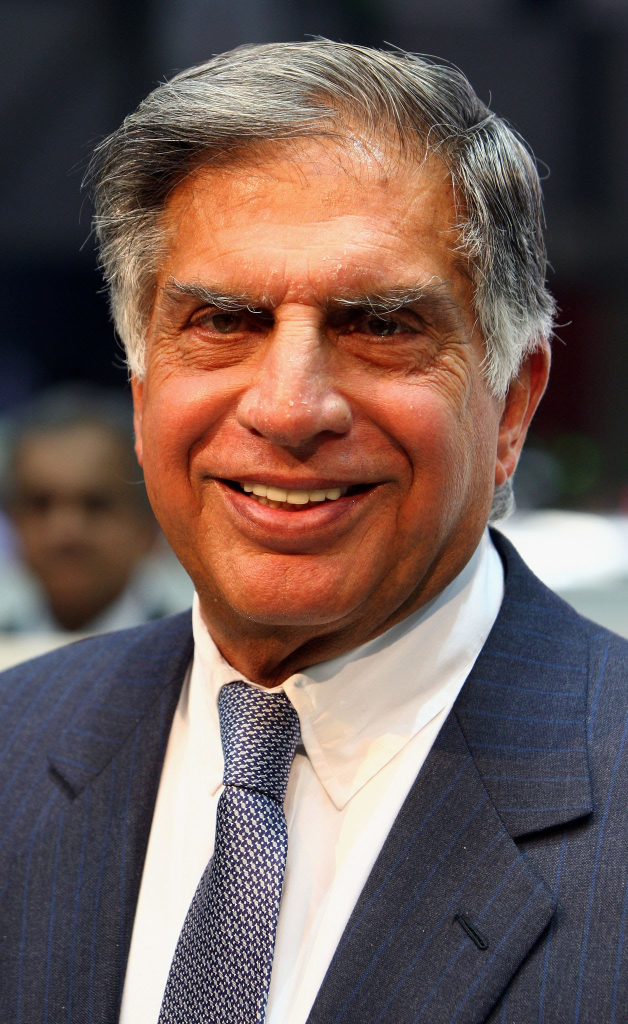
#> input picture rt_image.jpg, 1256 x 2048 px (shown at 1/2 size)
$ jupyter execute Img_to_pencilSketch.ipynb
#> lines starting #> are read from the running program, lines starting #| are printed output that depends on the picture
# Task 04 - Beginner Level - Image to Pencil Sketch with Python

Importing Necessary Libraries

[cell 1]
import cv2

Reading Image

[cell 2]
img = cv2.imread('rt_image.jpg')
#> img is the input picture: shape (2048, 1256, 3); mean B, G, R 85.9, 90.9, 111.2

[cell 3]
print(img.shape)
#| (2048, 1256, 3)

Resizing image

[cell 4]
img = cv2.resize(img,(int(img.shape[1]/3),int(img.shape[0]/3)))
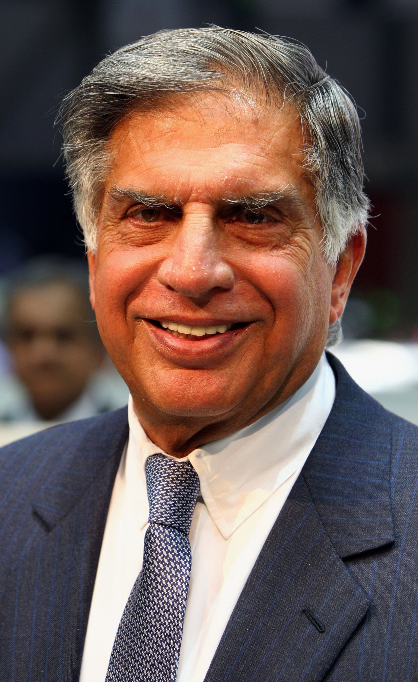
#> img: shape (682, 418, 3); mean B, G, R 85.8, 90.8, 111.1

[cell 5]
cv2.imshow("Sir Ratan Tata",img)
cv2.waitKey(0)
cv2.destroyAllWindows()

Converting to grayscale image

[cell 6]
gray_img = cv2.cvtColor(img,cv2.COLOR_BGR2GRAY)
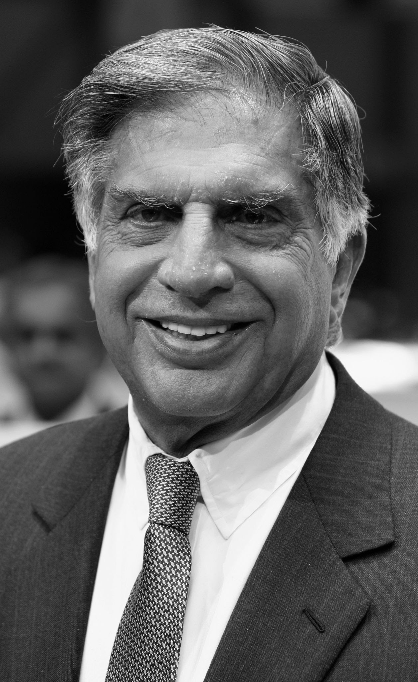
#> gray_img: shape (682, 418); min 0, max 253, mean 96.3

[cell 7]
cv2.imshow('Grayscale image',gray_img)
cv2.waitKey(0)
cv2.destroyAllWindows()

Inverting the gray image

[cell 8]
inv_img = cv2.bitwise_not(gray_img)
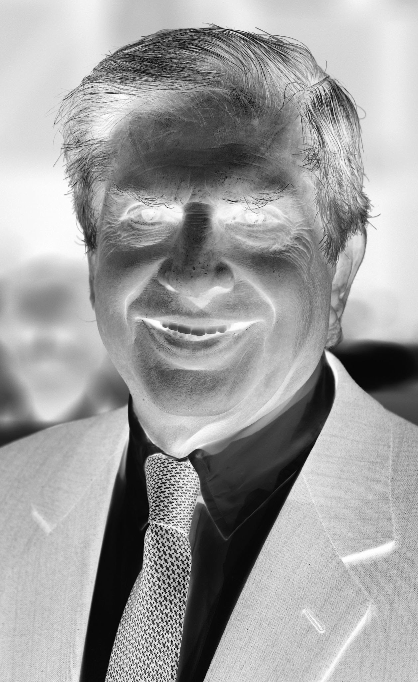
#> inv_img: shape (682, 418); min 2, max 255, mean 158.7
cv2.imshow('inverted image',inv_img)
cv2.waitKey(0)
cv2.destroyAllWindows()

Converting to blurred image

[cell 9]
blurred_img = cv2.GaussianBlur(inv_img,(21,21),0)
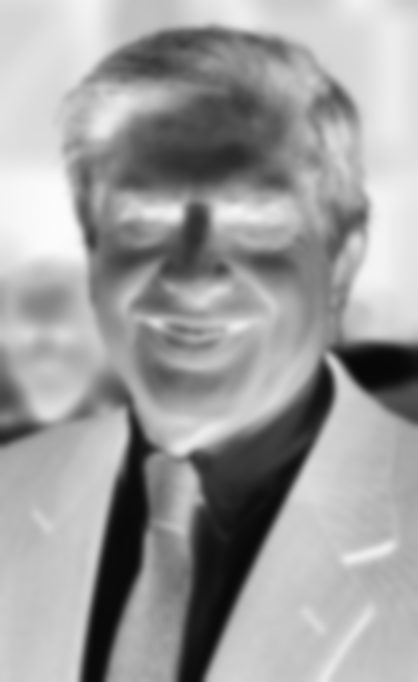
#> blurred_img: shape (682, 418); min 7, max 252, mean 158.7

[cell 10]
cv2.imshow('Blurred Image',blurred_img)
cv2.waitKey(0)
cv2.destroyAllWindows()

Inverting the blurred image

[cell 11]
inv_blurred_img = cv2.bitwise_not(blurred_img)
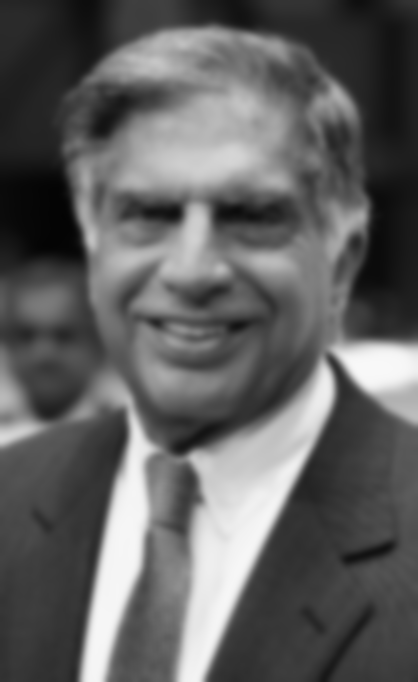
#> inv_blurred_img: shape (682, 418); min 3, max 248, mean 96.3

[cell 12]
cv2.imshow('Inverted image',inv_blurred_img)
cv2.waitKey(0)
cv2.destroyAllWindows()

Converting the image to desired Pencil Sketch

[cell 13]
sketch = cv2.divide(gray_img, inv_blurred_img, scale=256.0)
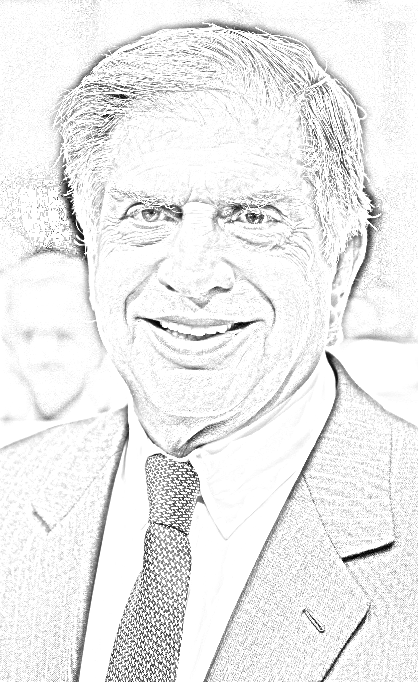
#> sketch: shape (682, 418); min 0, max 255, mean 236.7
